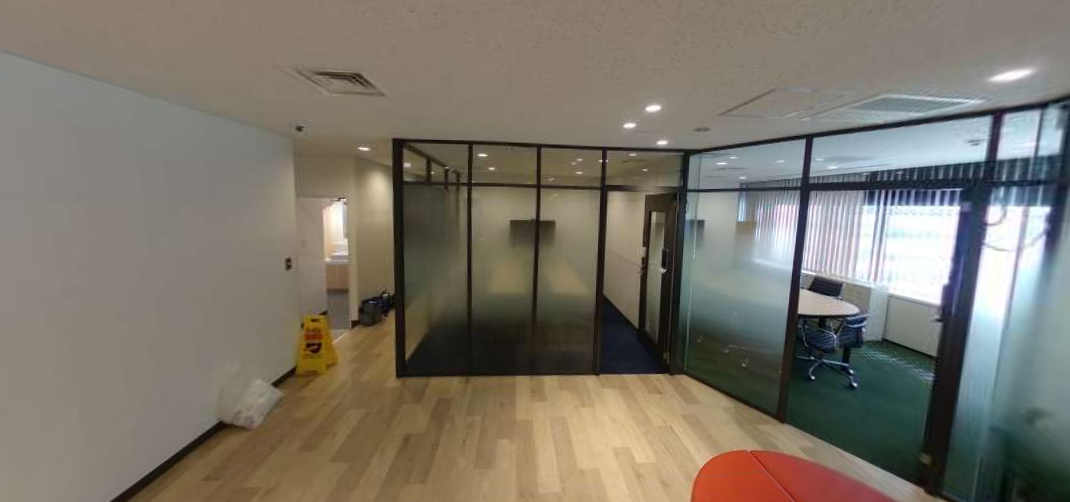
#> input picture saize/img/image3.png, 1070 x 502 px
$ python prewitt.py
#> lines starting #> are read from the running program, lines starting #| are printed output that depends on the picture
import cv2
import matplotlib.pyplot as plt
import numpy as np

# 画像の読み込み
image = cv2.imread("img/image3.png", cv2.IMREAD_GRAYSCALE)
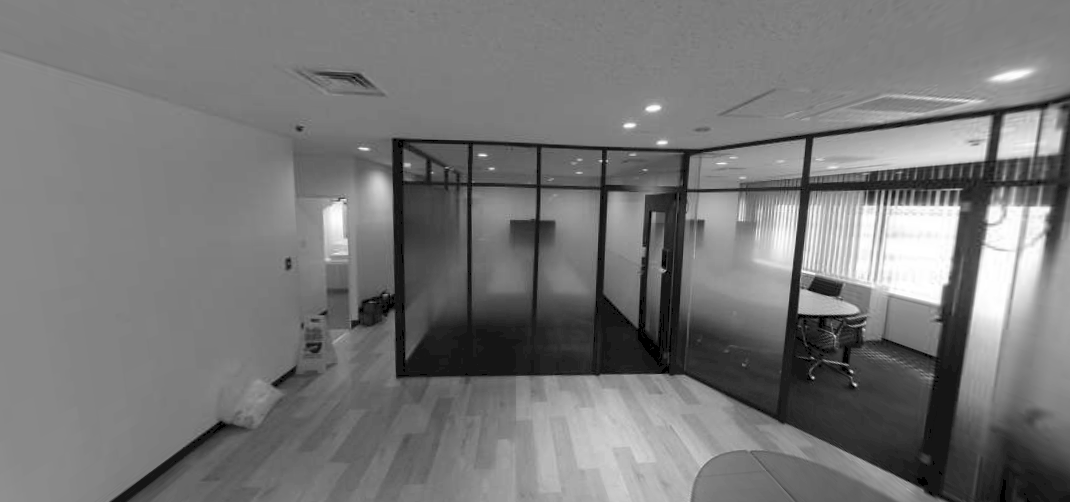
#> image: shape (502, 1070); min 0, max 255, mean 118.4

# 水平方向微分のカーネル
kernel_x = np.array([[-1, 0, 1], [-1, 0, 1], [-1, 0, 1]])
# 垂直方向微分のカーネル
kernel_y = np.array([[-1, -1, -1], [0, 0, 0], [1, 1, 1]])

# フィルタ２Dを適用
prewitt_x = cv2.filter2D(image, -1, kernel_x)
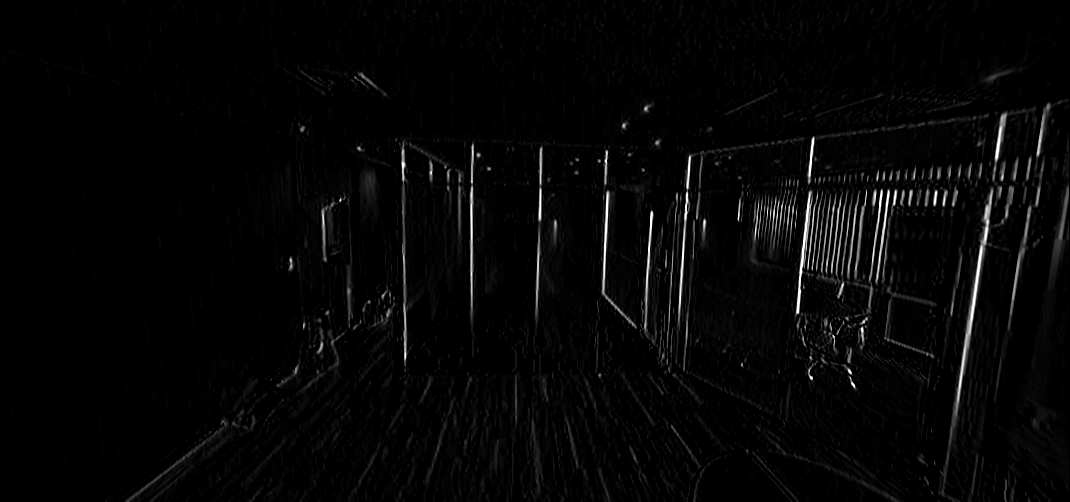
#> prewitt_x: shape (502, 1070); min 0, max 255, mean 5.9
prewitt_y = cv2.filter2D(image, -1, kernel_y)
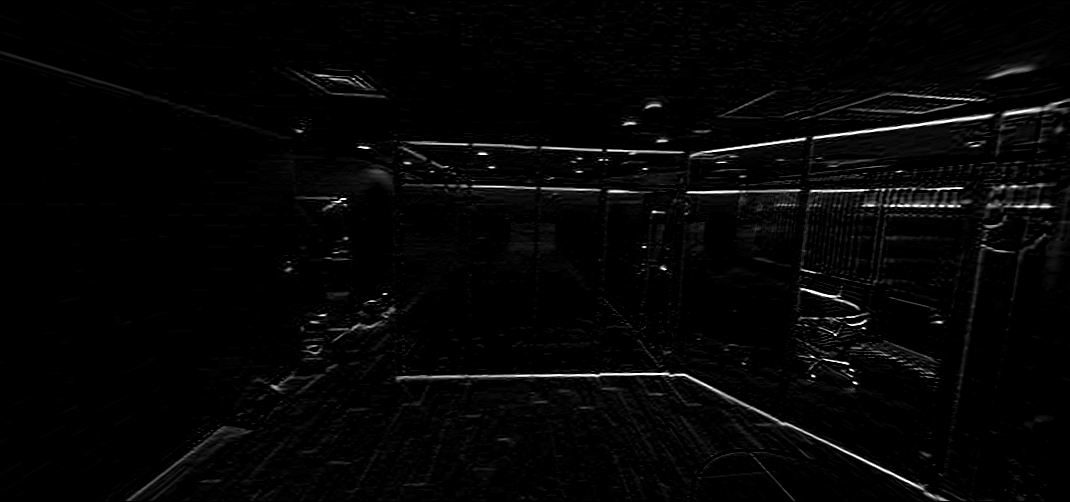
#> prewitt_y: shape (502, 1070); min 0, max 255, mean 5.5

#エッジの強度を計算
prewitt = np.sqrt(prewitt_x**2 + prewitt_y**2)
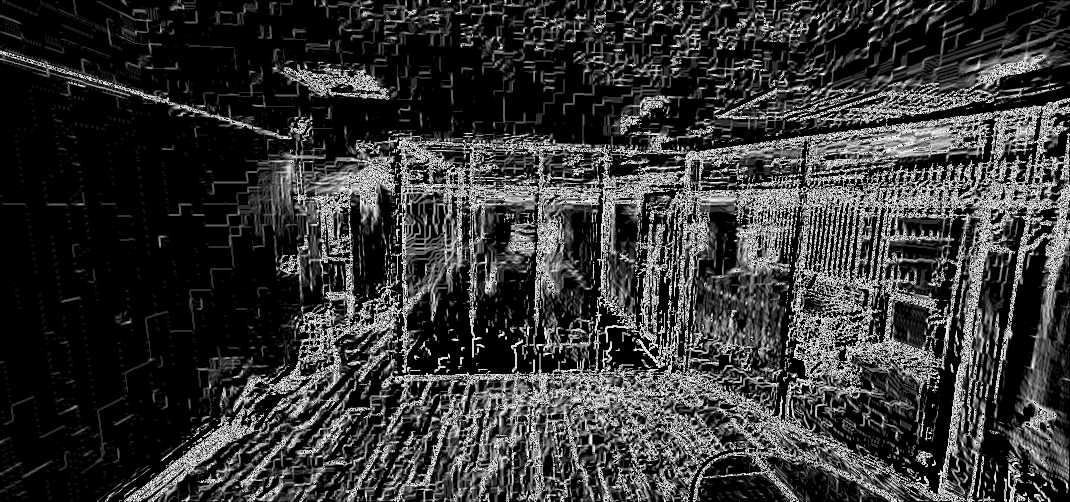
#> prewitt: shape (502, 1070) float16; min 0, max 15.91, mean 3.35; drawn with min black and max white

$ run again, with saize/img/image4.png copied over saize/img/image3.png
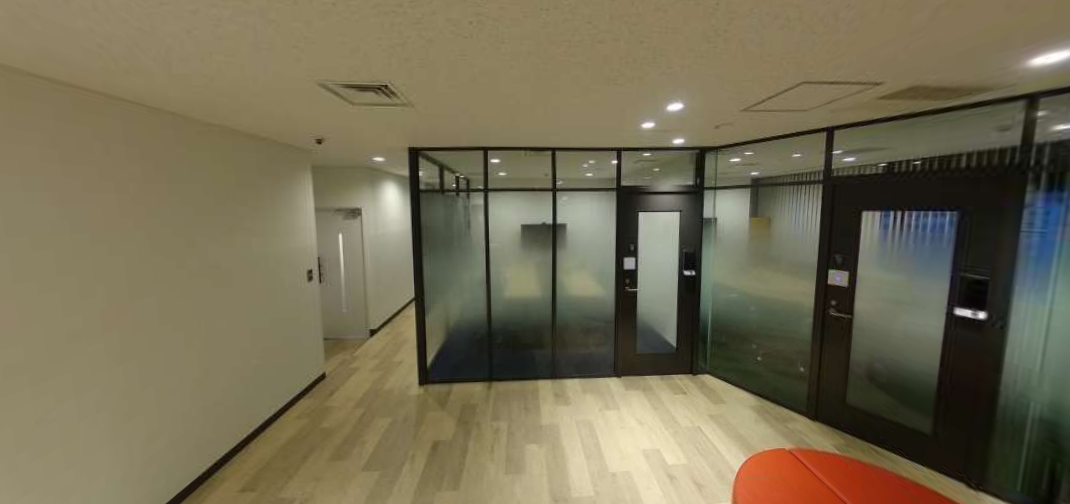
#> input picture saize/img/image4.png, 1070 x 504 px
#> `prewitt_y = cv2.filter2D(image, -1, kernel_y)`:
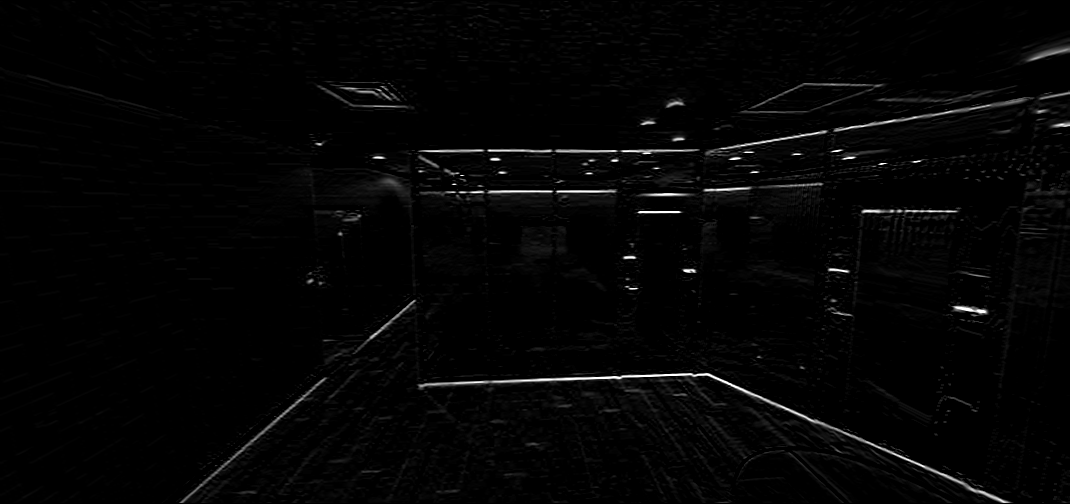
#> prewitt_y: shape (504, 1070); min 0, max 255, mean 4.5
#> `prewitt = np.sqrt(prewitt_x**2 + prewitt_y**2)`:
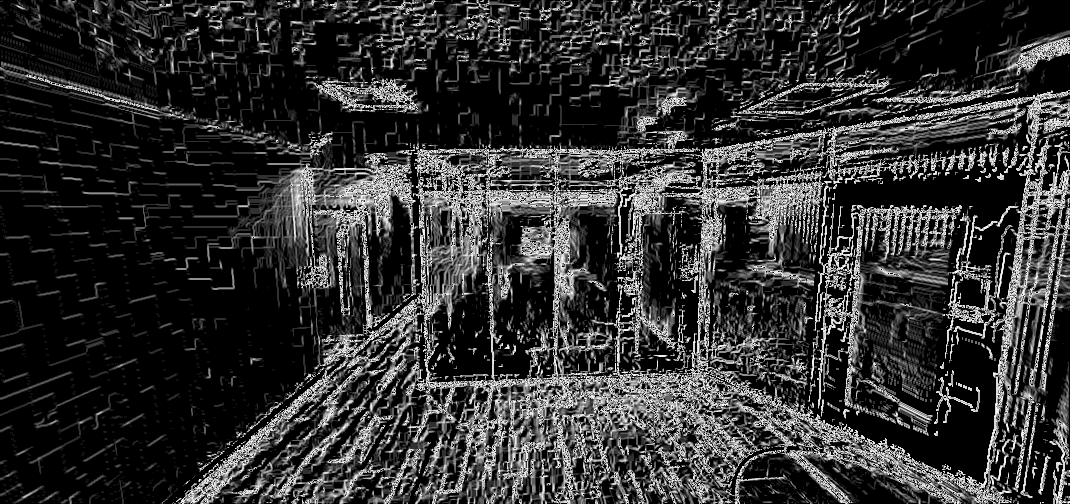
#> prewitt: shape (504, 1070) float16; min 0, max 15.91, mean 3.11; drawn with min black and max white

$ run again, with saize/img/cup_front_2.png copied over saize/img/image3.png
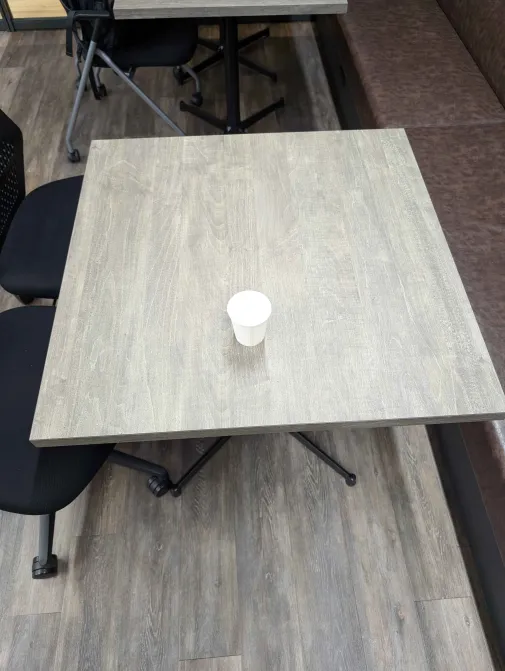
#> input picture saize/img/cup_front_2.png, 505 x 671 px
#> `prewitt_y = cv2.filter2D(image, -1, kernel_y)`:
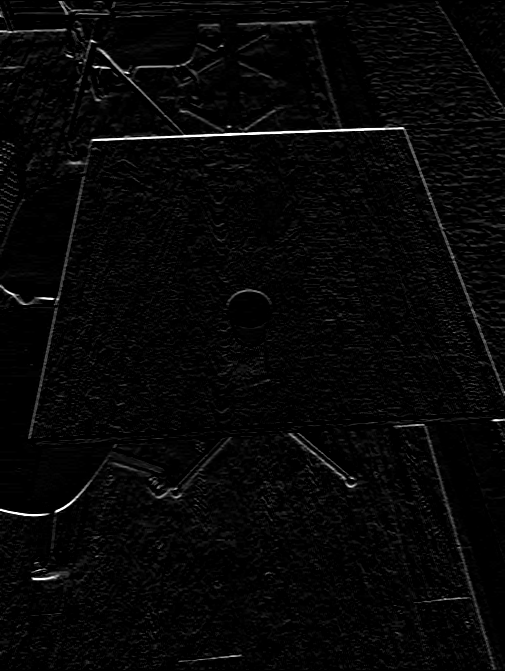
#> prewitt_y: shape (671, 505); min 0, max 255, mean 6.9
#> `prewitt = np.sqrt(prewitt_x**2 + prewitt_y**2)`:
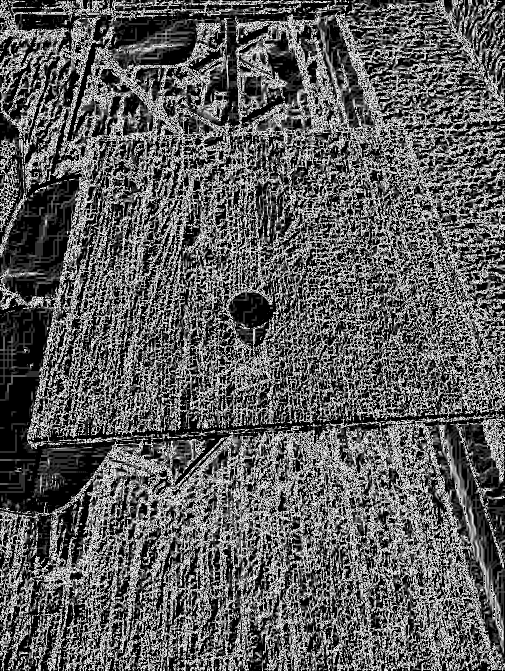
#> prewitt: shape (671, 505) float16; min 0, max 15.91, mean 5.8; drawn with min black and max white
